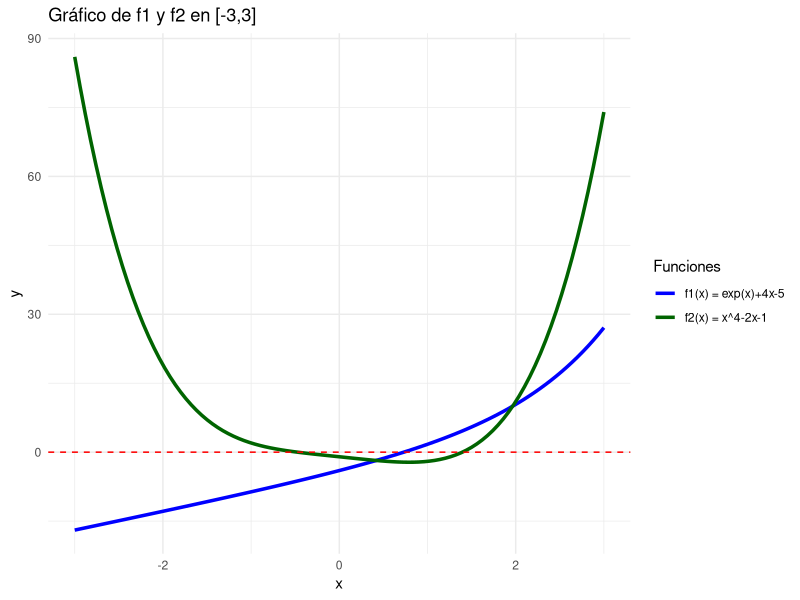
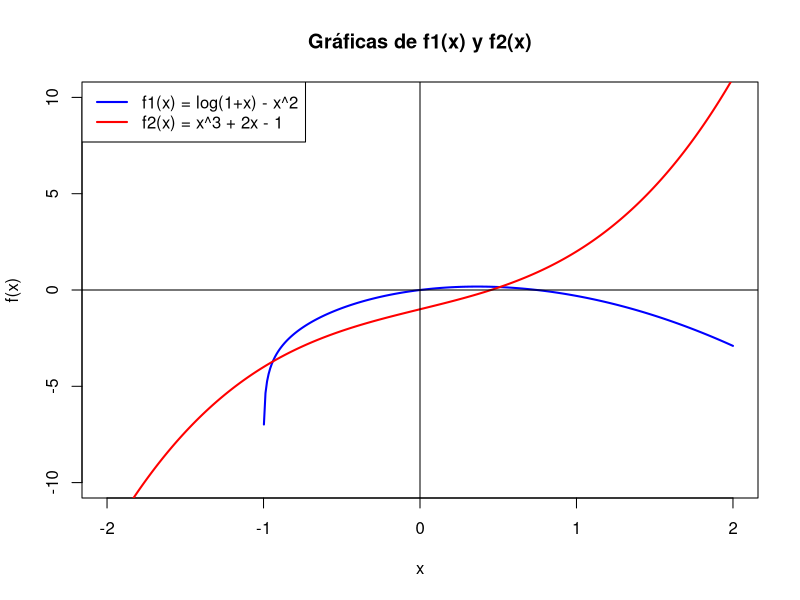

Generate these figures, in order, with R:
## ---- chunk 1
#| code-fold: true
punto.fijo <- function(p0, tol, n, g) {
  i <- 1
  p0_temp <- p0
  while (i <= n) {
    p <- g(p0_temp)
    if (abs(p - p0_temp) < tol) {
      return(list("valor" = p, "iteraciones" = i))
    }
    i <- i + 1
    p0_temp <- p
  }
  return(NULL)
}

punto.fijo.rec <- function(p0, tol, n, g) {
  p1 <- g(p0)
  if (abs(p1 - p0) < tol || n < 1) {
    if (n >= 1) {
      return(p1)
    }
    else{
      return(Inf)
    }
  }
  else{
    return(punto.fijo.rec(p1, tol, n - 1, g))
  }
}

f1 <- function(x) sqrt(1 + 1/x)

punto.fijo(1, 1e-8, 20, f1)
punto.fijo.rec(1, 1e-8, 20, f1)
## ---- chunk 2
#| code-fold: true
biseccion <- function(a, b, tol, n, g) {
  i <- 1
  a1 <- a
  b1 <- b
  if (g(a) * g(b) > 0) {
    return("No se cumplen las hipotesis")
  }
  else{
    while (i <= n) {
      x <- (a1 + b1) / 2
      if (g(a1) * g(x) > 0) {
        a1 <- x
      }
      else{
        b1 <- x
      }
      if (abs(b1 - a1) < tol) {
        return(list("valor" = x, "iteraciones" = i))
      }
      i <- i + 1
    }
    return(NULL)
  }
}

biseccion.rec <- function(a, b, tol, n, g) {
  a1 <- a
  b1 <- b
  x <- (a + b) / 2
  if (abs(b1 - a1) < tol || n < 1) {
    if (n >= 1) {
      return(x)
    }
    else{
      return(x)
    }
  }
  else {
    if (g(a) * g(x) > 0) {
      return(biseccion.rec(x, b1, tol, n - 1, g))
    }
    else {
      return(biseccion.rec(a1, x, tol, n - 1, g))
    }
  }
}

f <- function(x) (cos(x))^2 - 2 * sin(x)

biseccion(0, 1, 1e-8, 100, f)
biseccion.rec(0, 1, 1e-8, 100, f)
## ---- chunk 3
#| code-fold: true
newton.raphson <- function(x0, tol, n, f, df) {
  i <- 1
  x0_temp <- x0
  while (i <= n) {
    x <- x0_temp - f(x0_temp) / df(x0_temp)
    if (abs(x - x0_temp) < tol) {
      return(list("valor" = x, "iteraciones" = i))
    }
    i <- i + 1
    x0_temp <- x
  }
  return(NULL)
}

newton.raphson.rec <- function(x0, tol, n, f, df) {
  x0_temp <- x0
  x <- x0_temp - f(x0_temp) / df(x0_temp)
  if (abs(x - x0) < tol || n < 1) {
    if (n >= 1) {
      return(x)
    }
    else{
      return(NULL)
    }
  }
  else{
    return(newton.raphson.rec(x, tol, n - 1, f, df))
  }
}

f <- function(x) (cos(x))^2 - 2 * sin(x)
df <- function(x) - 2 * cos(x) * sin(x) - 2 * sin(x)

newton.raphson(0.5, 1e-8, 100, f, df)
newton.raphson.rec(0.5, 1e-8, 100, f, df)
## ---- chunk 4
#| code-fold: true
secante <- function(x0, x1, tol, n, f) {
  i <- 2
  x0.temp <- x0
  x1.temp <- x1
  while (i <= n) {
    x <- x1.temp - ((x0.temp - x1.temp) * f(x1.temp)) / (f(x0.temp) - f(x1.temp))
    if (abs(x - x0.temp) < tol) {
      return(list("valor" = x, "iteraciones" = i))
    }
    x0.temp <- x1.temp
    x1.temp <- x
    i <- i + 1
  }
  return(NULL)
}

secante.rec <- function(x0, x1, tol, n, f) {
  x <- x1 - ((x0 - x1) * f(x1)) / (f(x0) - f(x1))
  if (abs(x - x0) < tol || n < 1) {
    if (n >= 1) {
      return(x)
    }
    else{
      return(NULL)
    }
  }
  else{
    return(secante.rec(x1, x, tol, n - 1, f))
  }
}

g <- function(x) cos(x) - x^2

secante(0, 1, 1e-8, 100, g)
secante.rec(0, 1, 1e-8, 100, g)
## ---- chunk 5
#| code-fold: true
steffensen <- function(x0, tol, n, f) {
  i <- 2
  x0.temp <- x0
  while (i <= n) {
    x1 <- f(x0.temp)
    x2 <- f(x1)
    x <- x0.temp - (x1 - x0.temp)^2 / (x2 - 2 * x1 + x0.temp)
    if (abs(x - x0.temp) < tol) {
      return(list("valor" = x, "iteraciones" = i))
    }
    i <- i + 1
    x0.temp <- x
  }
  return(NULL)
}

steffensen.rec <- function(x0, tol, n, f) {
  x1 <- f(x0)
  x2 <- f(x1)
  x <- x0 - (x1-x0)^2/(x2-2*x1+x0)
  if(abs(x - x0) < tol || n < 1){
    if(n>=1){
      return(x)
    }
    else{
      return(NULL)
    }
  }
  else{
    return(steffensen.rec(x, tol, n-1, f))
  }
}

f1 <- function(x) sqrt(1 + 1/x)

steffensen(1, 1e-8, 100, f1)
steffensen.rec(1, 1e-8, 100, f1)
## ---- chunk 6
#| code-fold: true
regula.falsi <- function(a,b, tol, n, f){
  i <- 1
  a.temp <- a
  b.temp <- b
  while (i <= n) {
    x <- (a.temp*f(b.temp) - b.temp*f(a.temp))/(f(b.temp) - f(a.temp))
    if(f(a.temp)*f(x) > 0){
      a.temp <- x
    }
    else{
      b.temp <- x
    }
    if(abs(b.temp-a.temp) < tol) {
      return(list("valor" = x, "iteraciones" = i))
    }
    i <- i + 1
  }
  return(NULL)
}

regula.falsi.rec <- function(a, b, tol, n, f) {
  a.temp <- a
  b.temp <- b
  x <- (a.temp*f(b.temp) - b.temp*f(a.temp))/(f(b.temp) - f(a.temp))
  if(abs(b.temp-a.temp)<tol || n<1){
    if(n>=1){
      return(x)
    }
    else{
      return(NULL)
    }
  }
  else{
    if(f(a)*f(x) > 0){
      return(regula.falsi.rec(x, b.temp, tol, n-1, f))
    }
    else{
      return(regula.falsi.rec(a.temp, x, tol, n-1, f))
    }
  }
}

f <- function(x) (cos(x))^2 - 2 * sin(x)

regula.falsi(0, 1, 1e-8, 100, f)
regula.falsi.rec(0, 1, 1e-8, 100, f)

## ---- chunk 7
#| code-fold: true
f <- function(x) cos(x)^2 - 2*sin(x)
biseccion(0, 1, 1e-5, 30, f)

#Calculo con R
raiz.a <- uniroot(f, c(0,1))$root
sprintf("%.20f", raiz.a)  

## ---- chunk 8
round(5* log(10) / log(2))
## ---- chunk 9
#| code-fold: true
g <- function(x) -x^3 + x + 1
biseccion(1, 2, 1e-5, 30, g)

#Calculo con R
raiz.b <- uniroot(g, c(1,2))$root
sprintf("%.20f", raiz.b)
## ---- chunk 10
#| code-fold: true
#| warning: false
#| message: false
library(ggplot2)

f1 <- function(x) exp(x) + 4*x - 5
f2 <- function(x) x^4 - 2*x - 1

ggplot(data.frame(x = c(-3, 3)), aes(x)) +
  stat_function(fun = f1, aes(colour = "f1(x) = exp(x)+4x-5"), size = 1.2) +
  stat_function(fun = f2, aes(colour = "f2(x) = x^4-2x-1"), size = 1.2) +
  geom_hline(yintercept = 0, colour = "red", linetype = "dashed") +
  scale_colour_manual(values = c("blue", "darkgreen")) +
  labs(y = "y", colour = "Funciones",
       title = "Gráfico de f1 y f2 en [-3,3]") +
  theme_minimal()
## ---- chunk 11
#| code-fold: true
biseccion(0,1,1e-4,30,f1)

#Calculo con R
raiz.a <- uniroot(f1,c(0,1))$root
sprintf("%.20f", raiz.a)  
## ---- chunk 12
#| code-fold: true
#Raiz en intervalo [1,2]
biseccion(1,2,1e-4,30,f2)$valor

#Calculo con R
raiz.b.1 <- uniroot(f2,c(1,2))$root
sprintf("%.20f", raiz.b.1)

#Raiz en intervalo [-1,0]
biseccion(-1,0,1e-4,30,f2)$valor

#Calculo con R
raiz.b.2 <- uniroot(f2,c(-1,0))$root
sprintf("%.20f", raiz.b.2)
## ---- chunk 13
f1 <- function(x) exp(-x) - x
f1.f <- function(x) exp(-x)
f2 <- function(x) exp(x) - 3*x
f2.f <- function(x) exp(x)/3
## ---- chunk 14
punto.fijo(0.55, 1e-5, 18, f1.f)


#Calculo con R
pto.fijo.a <- uniroot(f1, c(0,1))$root
sprintf("%.20f", pto.fijo.a)

## ---- chunk 15
punto.fijo(0.6, 1e-5, 30, f2.f)

#Calculo con R
pto.fijo.b <- uniroot(f2, c(0,1))$root
sprintf("%.20f", pto.fijo.b)
## ---- chunk 16
steffensen(0.5, 1e-5, 30, f1.f)

#Calculo con R
pto.fijo.a <- uniroot(f1, c(0,1))$root
sprintf("%.20f", pto.fijo.a)

## ---- chunk 17
steffensen(0.5, 1e-5, 30, f2.f)

#Calculo con R
pto.fijo.b <- uniroot(f2, c(0,1))$root
sprintf("%.20f", pto.fijo.b)
## ---- chunk 18
g1 <- function(x) 3*x^2 - exp(x)
g1.g <- function(x) (sqrt(3)/3) * exp(x/2)
g2 <- function(x) x - cos(x)
g2.g <- function(x) cos(x)
## ---- chunk 19
punto.fijo(0.5, 1e-8, 30, g1.g)

#Calculo con R
pto.fijo.a <- uniroot(g1, c(0,1))$root
sprintf("%.20f", pto.fijo.a)
## ---- chunk 20
punto.fijo(0.5, 1e-8, 60, g2.g)

#Calculo con R
pto.fijo.b <- uniroot(g2, c(0,1))$root
sprintf("%.20f", pto.fijo.b)
## ---- chunk 21
g <- function(x) sqrt(x + 2)

punto.fijo(3.5,1e-8, 60,g)
## ---- chunk 22
f1 <- function(x) cos(x) - x^2
df1 <- function(x) -sin(x) - 2*x
f2 <- function(x) exp(x) - 4*sin(x)
df2 <- function(x) exp(x) -4*cos(x)
## ---- chunk 23
newton.raphson(0.5, 1e-4, 10, f1, df1)

#Calculo con R
raiz.a <- uniroot(f1, c(0,1))$root
sprintf("%.20f", raiz.a)
## ---- chunk 24
newton.raphson(0.5, 1e-4, 10, f2, df2)

#Calculo con R
raiz.b.1 <- uniroot(f2, c(0,1))$root
sprintf("%.20f", raiz.b.1)

newton.raphson(1.5, 1e-4, 10, f2, df2)

#Calculo con R
raiz.b.2 <- uniroot(f2, c(1,2))$root
sprintf("%.20f", raiz.b.2)
## ---- chunk 25
f1 <- function(x) cos(x) - x^2
df1 <- function(x) -sin(x) - 2*x
f2 <- function(x) exp(x) - 4*sin(x)
df2 <- function(x) exp(x) -4*cos(x)
## ---- chunk 26
secante(0,1,1e-4,10,f1)

#Calculo con R
raiz.a <- uniroot(f1, c(0,1))$root
sprintf("%.20f", raiz.a)
## ---- chunk 27
secante(0,1, 1e-4, 10, f2)

#Calculo con R
raiz.b.1 <- uniroot(f2, c(0,1))$root
sprintf("%.20f", raiz.b.1)

secante(1,2, 1e-4, 10, f2)

#Calculo con R
raiz.b.2 <- uniroot(f2, c(1,2))$root
sprintf("%.20f", raiz.b.2)
## ---- chunk 28
f1 <- function(x) log(1 + x) - x^2
f2 <- function(x) x^3 + 2*x - 1
## ---- chunk 29
x <- seq(-2, 2, length.out = 400)

# Evaluar funciones
y1 <- f1(x)
y2 <- f2(x)

# Graficar f1
plot(x, y1, type = "l", col = "blue", lwd = 2,
     ylim = c(-10, 10),
     xlab = "x", ylab = "f(x)",
     main = "Gráficas de f1(x) y f2(x)")

# Agregar f2
lines(x, y2, col = "red", lwd = 2)

# Ejes
abline(h = 0, v = 0, col = "black")

# Leyenda
legend("topleft",
       legend = c("f1(x) = log(1+x) - x^2",
                  "f2(x) = x^3 + 2x - 1"),
       col = c("blue", "red"), lwd = 2)
## ---- chunk 30
regula.falsi(-0.5, 0.5, 1e-6, 100, f1)

#Calculo con R
raiz.a.1 <- uniroot(f1, c(-0.5,0.5))$root
sprintf("%.20f", raiz.a.1)

regula.falsi(0.5, 1, 1e-6, 100, f1)

#Calculo con R
raiz.a.2 <- uniroot(f1, c(0.5,1))$root
sprintf("%.20f", raiz.a.2)
## ---- chunk 31
regula.falsi(0,1,1e-6, 100,f2)

#Calculo con R
raiz.b <- uniroot(f2, c(0,1))$root
sprintf("%.20f", raiz.b)
## ---- chunk 32
#| code-fold: true
ig.espaciado <- function(a, b, tol, n, f) {
  i <- 1
  a.temp <- a
  b.temp <- b
  while (i <= n) {
    x1 <- (2 * a.temp + b.temp) / 3
    x2 <- (a.temp + 2 * b.temp) / 3
    if (f(x1) > f(x2)) {
      a.temp <- x1
      x <- a.temp
    }
    else{
      b.temp <- x2
      x <- b.temp
    }
    if (abs(b.temp - a.temp) < tol) {
      return(list("valor" = x, "iteraciones" = i))
    }
    i <- i + 1
  }
  return(NULL)
}

## ---- chunk 33
f <- function(x) x^4 - 4*x^3 +3*x^2
f(ig.espaciado(1, 4, 1e-5, 1000, f)$valor)
## ---- chunk 34
#| code-fold: true
dicotomico <- function(a, b, e, tol, n, f) {
  i <- 1
  a.temp <- a
  b.temp <- b
  while (i <= n) {
    x1 <- (a.temp + b.temp - e)/2
    x2 <- (a.temp + b.temp + e)/2
    if(f(x1) <= f(x2)){
      b.temp <- x2
      x <- b.temp
    }
    else{
      a.temp <- x1
      x <- a.temp
    }
    if(abs(b.temp - a.temp) < tol){
      return(list("valor" = x, "iteraciones" = i))
    }
    i <- i+1
  }
  return(NULL)
}
## ---- chunk 35
f <- function(x) x^4 -4*x^3 + 3*x^2

min.x <- dicotomico(1, 4, 1e-6, 1e-5, 100, f)
min.x
## ---- chunk 36
f(min.x$valor)
